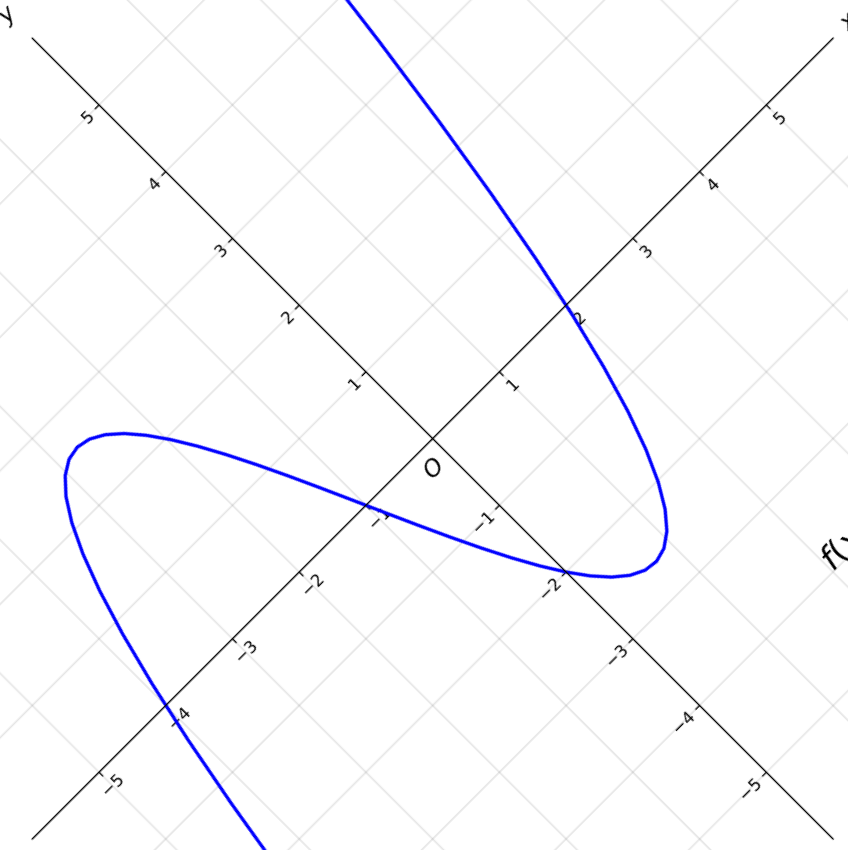
#> input picture examples/tilted_45deg_function.png, 848 x 850 px
$ python axis.py ../examples/slightly_tilted.png
#> lines starting #> are read from the running program, lines starting #| are printed output that depends on the picture
#> the answer given: ../examples/tilted_45deg_function.png
"""@file hough_lines.py@brief This program demonstrates line finding with the Hough transform"""
import sys
import math
import cv2 as cv
import numpy as np


def main(*argv):
    #checks argument
    default_file = r'C:\Users\adams\OneDrive\Pulpit\sudoku.png'#rconverts normal string to raw
    if(len(argv) > 0):
        filename = argv[0]
    else:
        print("Nie podano nazwy!")
        return -1

    # Loads an image
    src = cv.imread(cv.samples.findFile(filename))#, cv.IMREAD_GRAYSCALE)
#> src is the input picture: shape (850, 848, 3); mean B, G, R 252.6, 250.6, 250.6

    #checks if image is loaded
    if src is None:
        print('Obraz się nie otwiera!')
        #print('Usage: hough_lines.py [image_name -- default ' + default_file + '] \n')
        return -1

    dst=cv.Canny(src,50,200,None,3)#edge (image, treshold1, treshold2, size for sobel opera  detection gaussian filter and gradient
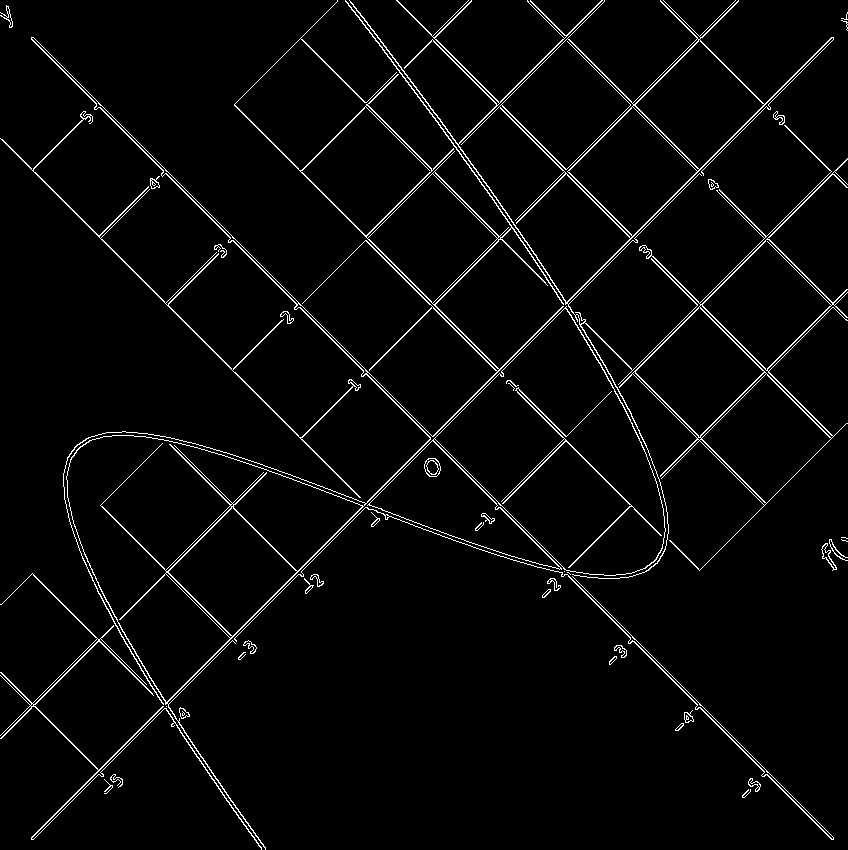
#> dst: shape (850, 848); 3.2% white in thin lines or dots
    cdst = cv.cvtColor(dst, cv.COLOR_GRAY2BGR)
#> cdst: shape (850, 848, 3); 3.2% white in thin lines or dots
    cdstP = np.copy(cdst)


    lines=cv.HoughLinesP(dst,1,np.pi/180,150,None,0,0)#image resolution (1pixedl)
#> lines = 142 rows, first 6: [432, 436, 562, 306], [572, 576, 833, 837], [560, 568, 561, 569], [699, 707, 764, 772], [768, 104, 833, 39], [165, 703, 362, 506]

    if lines is not None:
        if(len(lines)>20):
            print('Za dużo linii! spróbój ręcznie')
            return -1

        lineslength=len(lines)
        pt1array=list()
        pt2array=list()
        pt2minpt1attay=list()


        #imaxdist
        for i in range(0, lineslength):
            rho = lines[i][0][0]
            theta = lines[i][0][1]
            a = math.cos(theta)
            b = math.sin(theta)
            x0 = a * rho
            y0 = b * rho
            pt1array.insert(len(pt1array),((int(x0 + 1000 * (-b)), int(y0 + 1000 * (a)))))
           # pt2array.insert(-1, ((int(x0 - 1000 * (-b)), int(y0 - 1000 * (a)))))
            #pt2minpt1attay.insert(-1,cv.norm(pt2array[-1][0]-pt1array[-1][0],pt2array[-1][1]-pt1array[-1][1]))
            print(pt1array)
          # [5 lines of commented-out code are left out]
            print()
           # pt2array[i] = (int(x0 - 1000 * (-b)), int(y0 - 1000 * (a)))
            #dist=cv.norm((pt1[0] - pt2[0],pt1[1] - pt2[1]))
            #cv.line(cdst, pt1, pt2, (0, 0, 255), 3, cv.LINE_AA)#draw a line image start poitn end point color thicknes
    else:
        print("Not a single line detected! try to do it manualy")
        return 0

    linesP = cv.HoughLinesP(dst, 1, np.pi / 180, 50, None, 50, 10)

    if linesP is not None:
        for i in range(0, len(linesP)):
            l = linesP[i][0]
            cv.line(cdstP, (l[0], l[1]), (l[2], l[3]), (0, 0, 255), 3, cv.LINE_AA)

    cv.imshow("Source", src)
    # cv.imshow("Standard Hough Line Transform", cdst)
    # cv.imshow("Probabilistic Line Transform", cdstP)
    #cv.imshow("sdz",src)
    cv.waitKey()
    return 0

    #cv.imshow('lul',cdstP)
    #cv.waitKey(0)#waits for user interaction

main(input('Put image name: '))

$ run again, on examples/tilted_boundaries_function.png
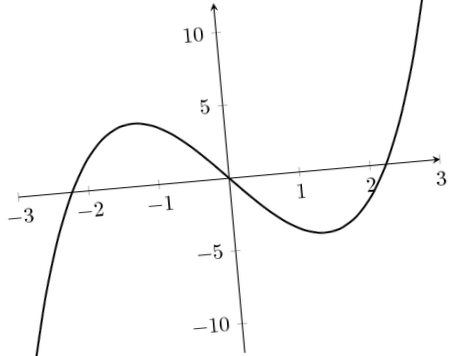
#> input picture examples/tilted_boundaries_function.png, 451 x 356 px
#> in main, src is the input picture: shape (356, 451, 3); min 1, max 255, mean 250.4
#> in main, `dst=cv.Canny(src,50,200,None,3)#edge (image, treshold1, treshold2, siz..`:
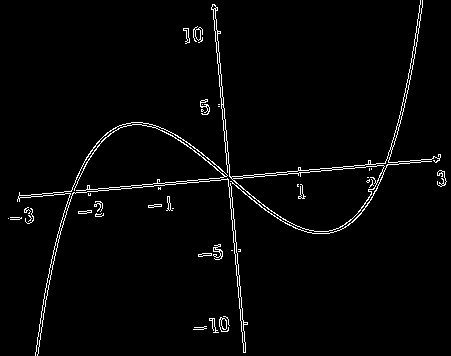
#> dst: shape (356, 451); 2.5% white in thin lines or dots
#> cdst: shape (356, 451, 3); 2.5% white in thin lines or dots
#> lines = 48 rows, first 6: [176, 181, 181, 181], [332, 169, 340, 169], [121, 186, 130, 186], [254, 176, 263, 176], [256, 174, 264, 174], [210, 180, 215, 180]
